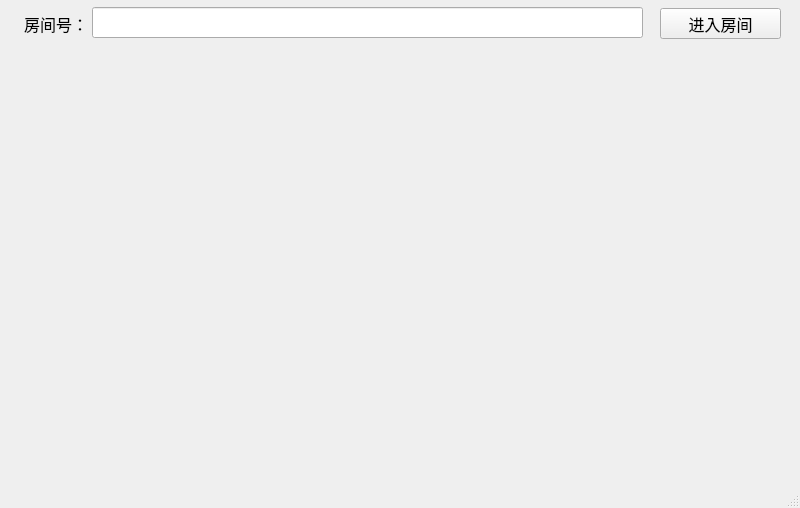
<?xml version="1.0" encoding="UTF-8"?>
<ui version="4.0">
 <class>MainWindow</class>
 <widget class="QMainWindow" name="MainWindow">
  <property name="geometry">
   <rect>
    <x>0</x>
    <y>0</y>
    <width>800</width>
    <height>508</height>
   </rect>
  </property>
  <property name="windowTitle">
   <string>MainWindow</string>
  </property>
  <widget class="QWidget" name="centralwidget">
   <widget class="QLineEdit" name="lineEdit_3">
    <property name="geometry">
     <rect>
      <x>92</x>
      <y>7</y>
      <width>551</width>
      <height>31</height>
     </rect>
    </property>
    <property name="font">
     <font>
      <pointsize>12</pointsize>
     </font>
    </property>
    <property name="text">
     <string/>
    </property>
   </widget>
   <widget class="QPushButton" name="pushButton_2">
    <property name="geometry">
     <rect>
      <x>660</x>
      <y>8</y>
      <width>121</width>
      <height>31</height>
     </rect>
    </property>
    <property name="font">
     <font>
      <pointsize>12</pointsize>
     </font>
    </property>
    <property name="text">
     <string>进入房间</string>
    </property>
   </widget>
   <widget class="QLabel" name="label">
    <property name="geometry">
     <rect>
      <x>10</x>
      <y>40</y>
      <width>781</width>
      <height>441</height>
     </rect>
    </property>
    <property name="text">
     <string/>
    </property>
   </widget>
   <widget class="QLabel" name="label_2">
    <property name="geometry">
     <rect>
      <x>7</x>
      <y>8</y>
      <width>81</width>
      <height>31</height>
     </rect>
    </property>
    <property name="font">
     <font>
      <pointsize>12</pointsize>
     </font>
    </property>
    <property name="layoutDirection">
     <enum>Qt::LeftToRight</enum>
    </property>
    <property name="text">
     <string>房间号：</string>
    </property>
    <property name="alignment">
     <set>Qt::AlignRight|Qt::AlignTrailing|Qt::AlignVCenter</set>
    </property>
   </widget>
  </widget>
  <widget class="QMenuBar" name="menubar">
   <property name="geometry">
    <rect>
     <x>0</x>
     <y>0</y>
     <width>800</width>
     <height>23</height>
    </rect>
   </property>
  </widget>
  <widget class="QStatusBar" name="statusbar"/>
 </widget>
 <resources/>
 <connections/>
</ui>
